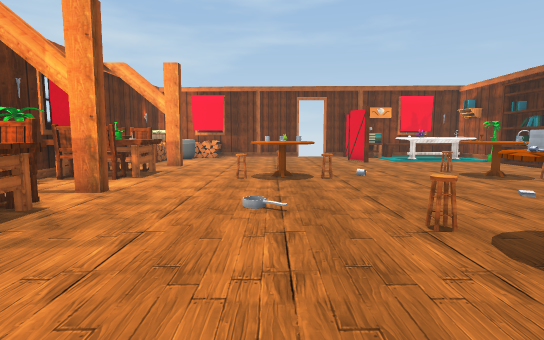
View 1 (above)

16 first-person views from a walk through a scene from a Unity 3-D project. The camera is 1.2 m above the floor, tilts 6° down and sees 80° across. The floor is counted in squares, 1 m on a side. Each view is taken from the middle of a square. On the plan, view 1 faces up. The plan holds only what a view shows up to about 14 squares ahead; the rest is blank. The place goes on beyond the plan. The player is left out. Some animated figures are not drawn. Door leaves are left out, so doorways stand open. Some surface patterns are stand-ins.

View 2
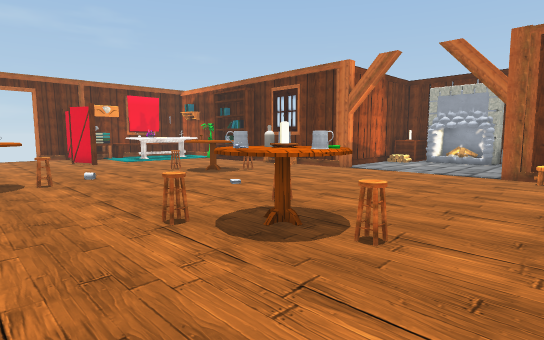

View 3
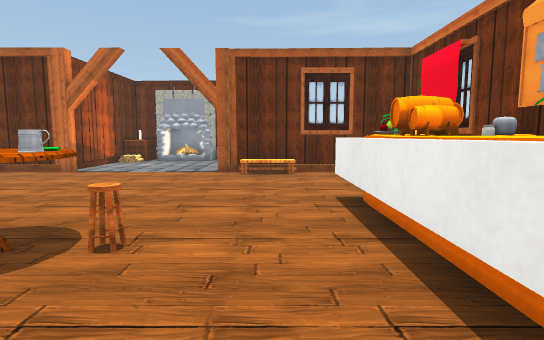

View 4
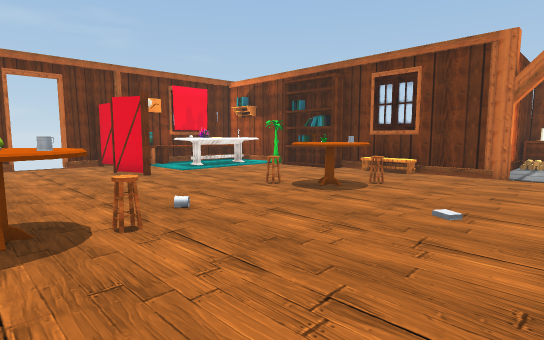

View 5
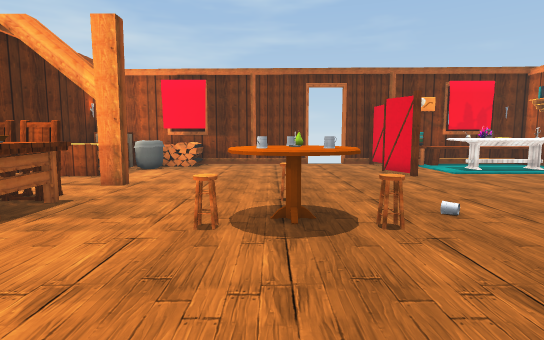

View 6
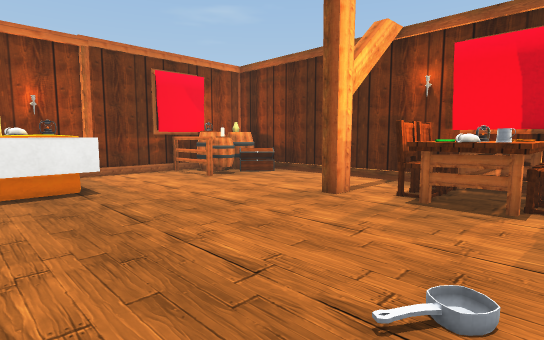

View 7
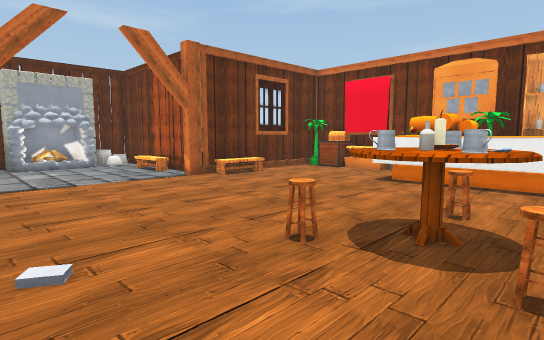

View 8
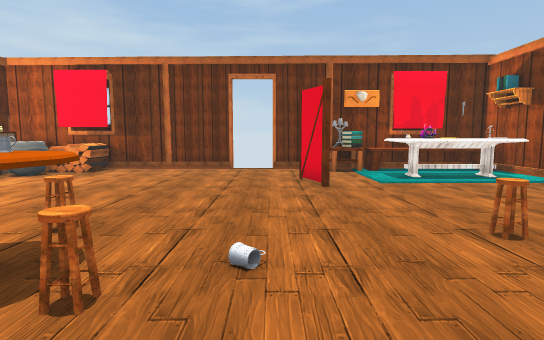

View 9
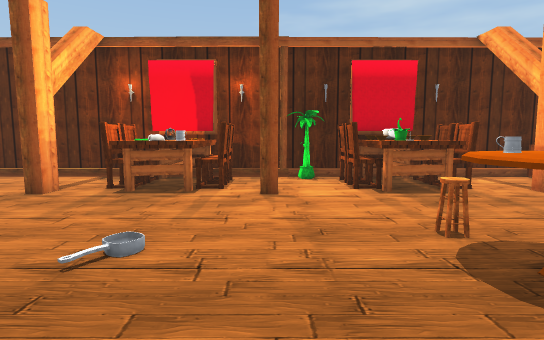

View 10
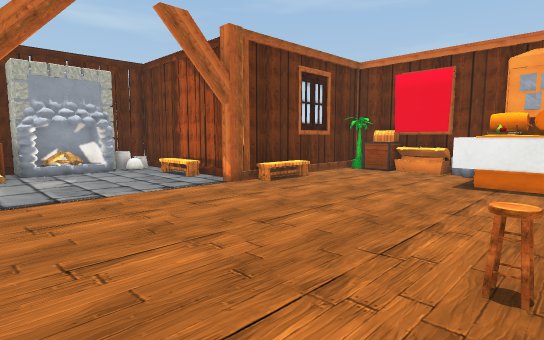

View 11
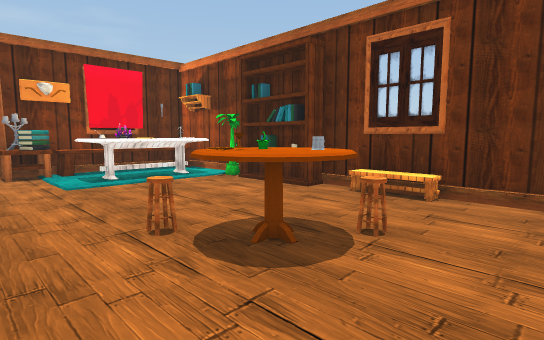

View 12
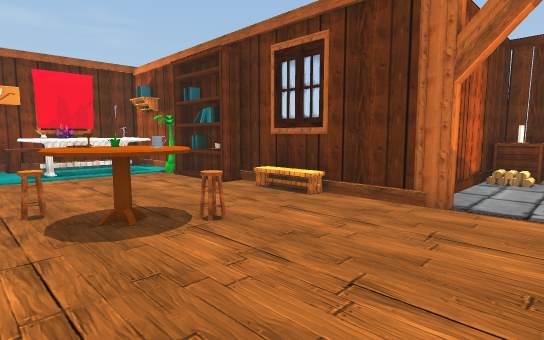

View 13
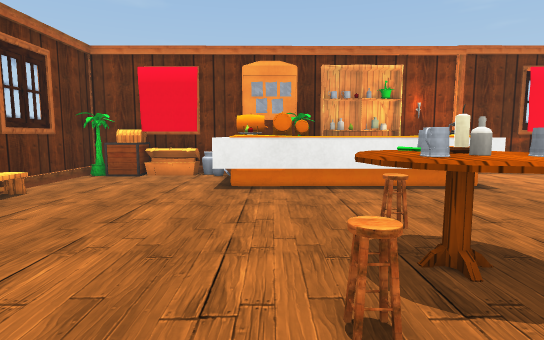

View 14
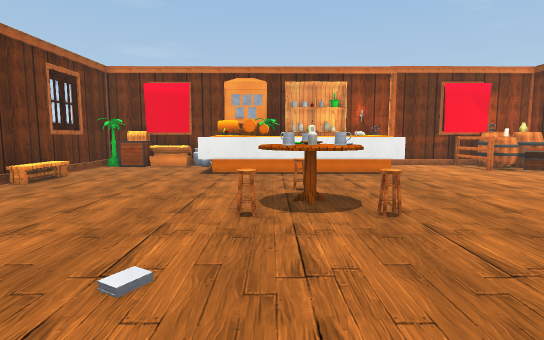

View 15
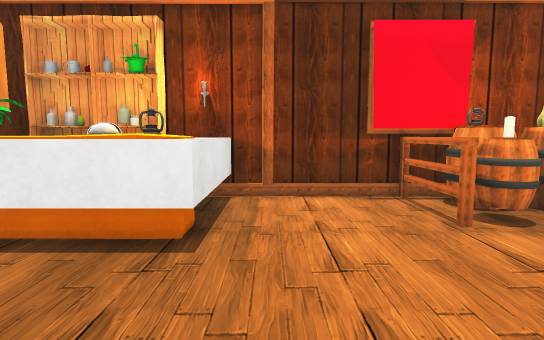

View 16
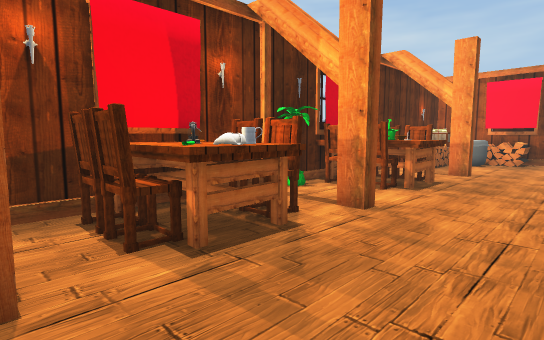

### Floor plan
Key: @ floor where view 1 was taken; # wall or solid block; . floor; D open door; ^ raised ledge; C column; B books; H chair; T table; P plant; F fireplace; A box; E chest; S shelf; O other object.
Columns run from 7 left of view 1 to 17 right of it. Each row starts with its distance up from view 1.
 19 #########DD########
 18 #OOOO......OBBOOOO#
 17 #AOO.......O..OOTT#
 16 #OO........O..OOTT#
 15 #OO........O.....P#
 14 #................##
 13 #..C.............B#
 12 #................B#
 11 #HHH...H.....H....#
 10 #TOO...O^....O^...#
  9 #HHH..H^OH...^OH..#
  8 #P................#
  7 #..C..............C######
  6 #HHH..................AO#
  5 #THT...................C#
  4 #TOT.....HTH...........F#
  3 #HH......TOT..........OC#
  2 #..C......HT......C.OO. #
  1 #.................#######
  0 #......@..........#
 -1 #......##^^^#^....#
 -2 #E.O...OOOOOOO....#
 -3 #EEO...^    OO....#
 -4 #OO##..^S SPPOOOEP#
 -5 ###################

Positions as (right, up) in squares from view 1, and headings:
1: (0, 0), facing up
2: (0, 0), facing up-right
3: (0, 0), facing right
4: (0, 5), facing up-right
5: (0, 5), facing up
6: (2, 6), facing down-left
7: (2, 7), facing down-right
8: (3, 7), facing up
9: (3, 7), facing left
10: (4, 7), facing down-right
11: (4, 7), facing up-right
12: (5, 5), facing up-right
13: (5, 6), facing down
14: (4, 9), facing down
15: (-1, 2), facing down
16: (-1, 2), facing up-left
